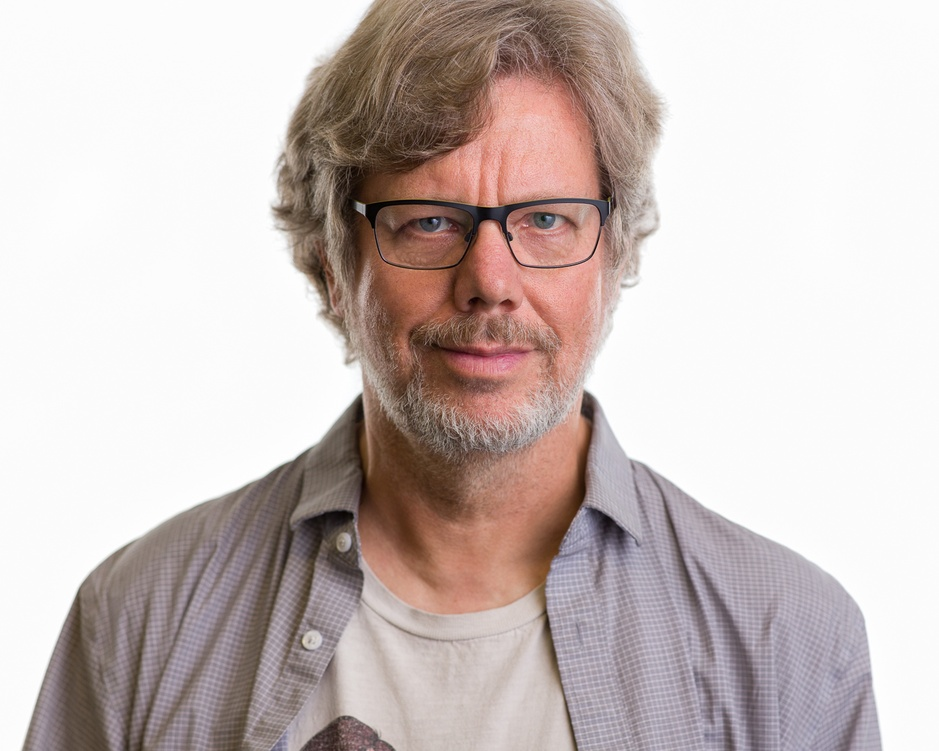
#> input picture Image/GuidoVanRossum.jpg, 939 x 751 px, shrunk from 1350 x 1080 before the run
$ jupyter execute FaceDetection.ipynb
#> lines starting #> are read from the running program, lines starting #| are printed output that depends on the picture; after the words box and inside, x2 and y2 are one past the last pixel; in counts of white or black regions, pixels touching at a corner belong together
### Face Detection 👦🏻 👧🏻

[cell 1]
import cv2

Create a `Cascade Classifier` Object
- Contains `Features` of a Face

[cell 2]
face_cascade = cv2.CascadeClassifier(cv2.data.haarcascades + 'haarcascade_frontalface_default.xml')

`Read` the Image

[cell 3]
img = cv2.imread('../Image/GuidoVanRossum.jpg')
#> img is the input picture: shape (751, 939, 3); mean B, G, R 187.5, 190.2, 202.3

`Convert` the Image as `Gray Scale Image`

[cell 4]
gray_img = cv2.cvtColor(img, cv2.COLOR_BGR2GRAY)
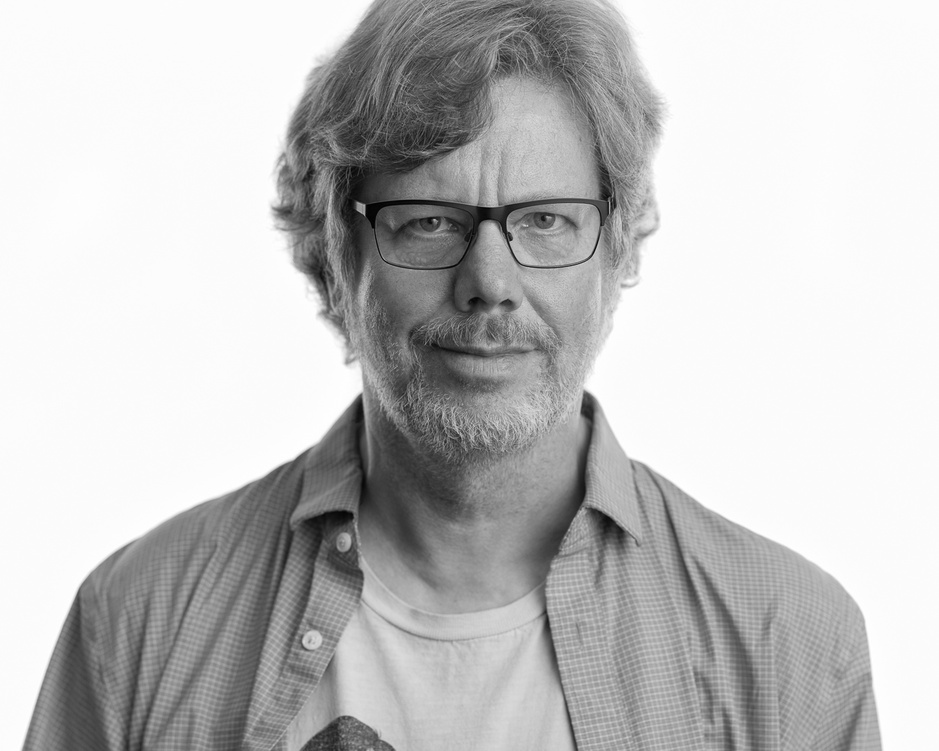
#> gray_img: shape (751, 939); min 1, max 255, mean 193.5

`Search` for Face `Rectangle Coordinates`

[cell 5]
face = face_cascade.detectMultiScale(gray_img, scaleFactor=1.05, minNeighbors=5)
#> face = [[558, 531, 53, 53], [316, 576, 148, 148], [336, 106, 305, 305]]

for x, y, w, h in face:
    img = cv2.rectangle(img, (x,y), (x+w, y+h), (0,255,0), 3)
#> this loop made 3 passes
#> pass 1, `img = cv2.rectangle(img, (x,y), (x+w, y+h), (0,255,0), 3)`:
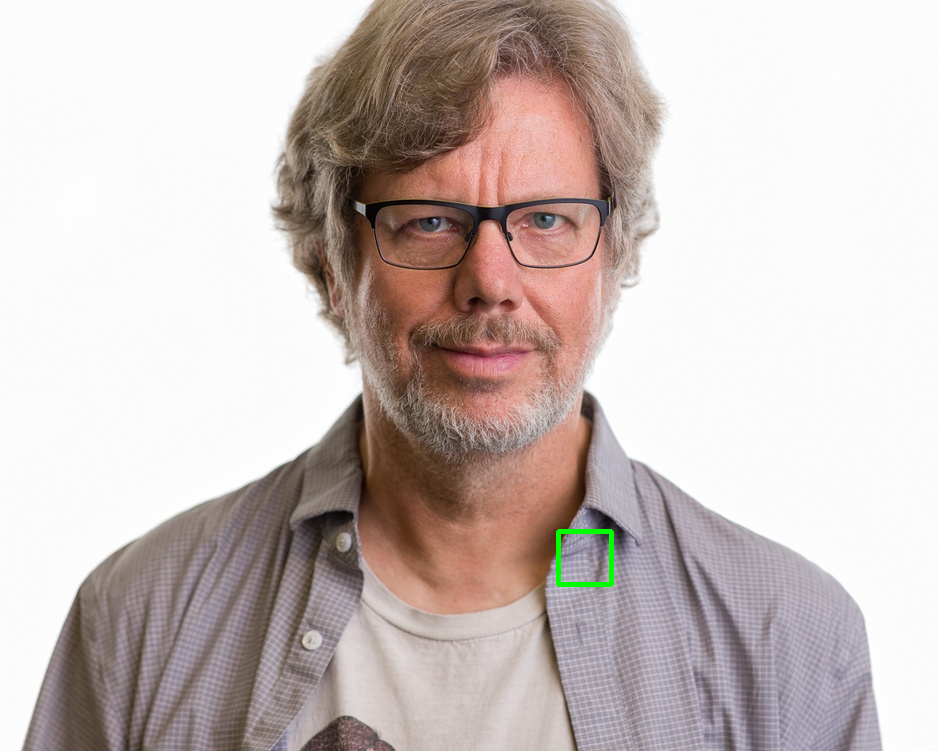
#> img: shape (751, 939, 3); 0.15% of pixels changed, all inside (x1, y1, x2, y2) = (556, 529, 614, 587)
#> pass 2, `img = cv2.rectangle(img, (x,y), (x+w, y+h), (0,255,0), 3)`:
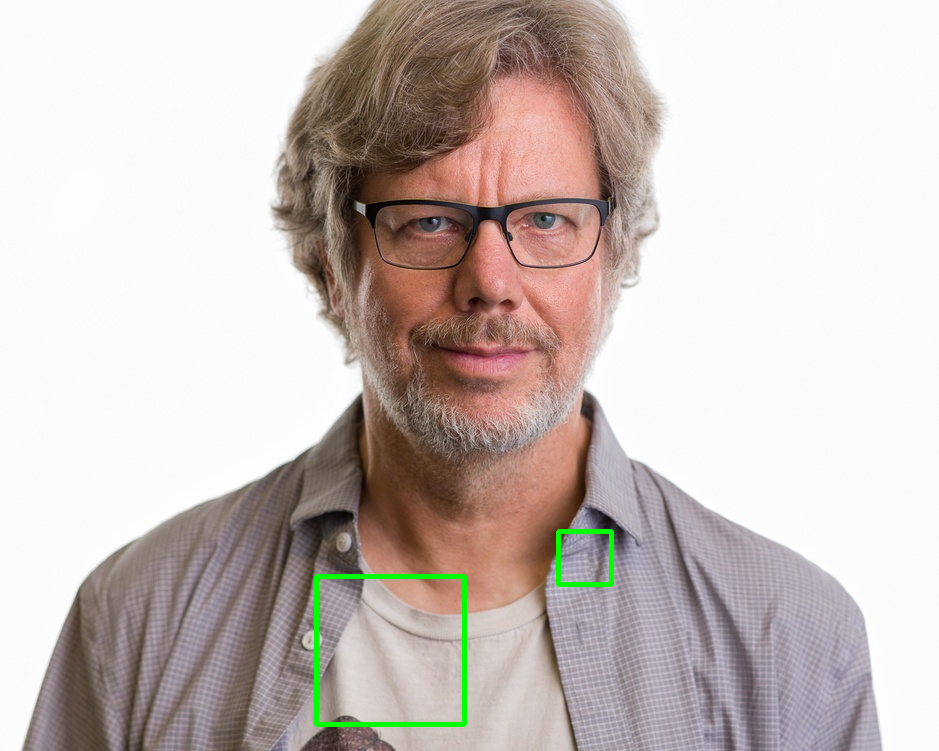
#> img: shape (751, 939, 3); 0.42% of pixels changed, all inside (x1, y1, x2, y2) = (314, 574, 467, 727)
#> pass 3, `img = cv2.rectangle(img, (x,y), (x+w, y+h), (0,255,0), 3)`:
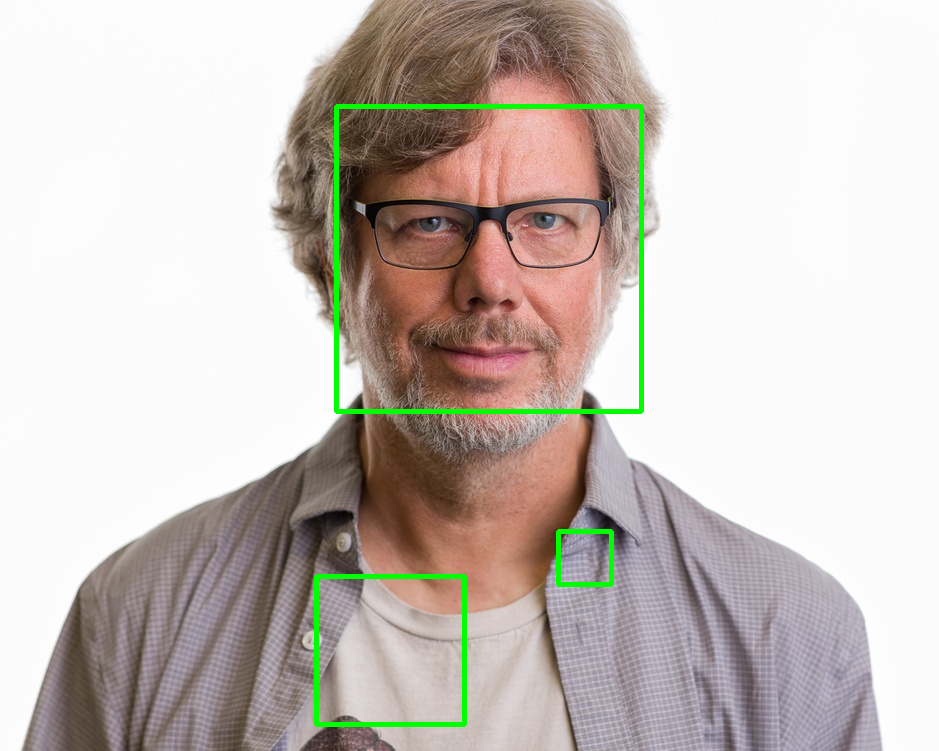
#> img: shape (751, 939, 3); 0.86% of pixels changed, all inside (x1, y1, x2, y2) = (334, 104, 644, 414)

cv2.imshow('Guido Van Rossum', img)

cv2.waitKey(0)

cv2.destroyAllWindows()

[cell 6]
print(type(face))
#| <class 'numpy.ndarray'>

[cell 7]
print(face)
#| [[558 531  53  53]
#|  [316 576 148 148]
#|  [336 106 305 305]]

$ run again, with Image/Kernel.png saved as Image/GuidoVanRossum.jpg
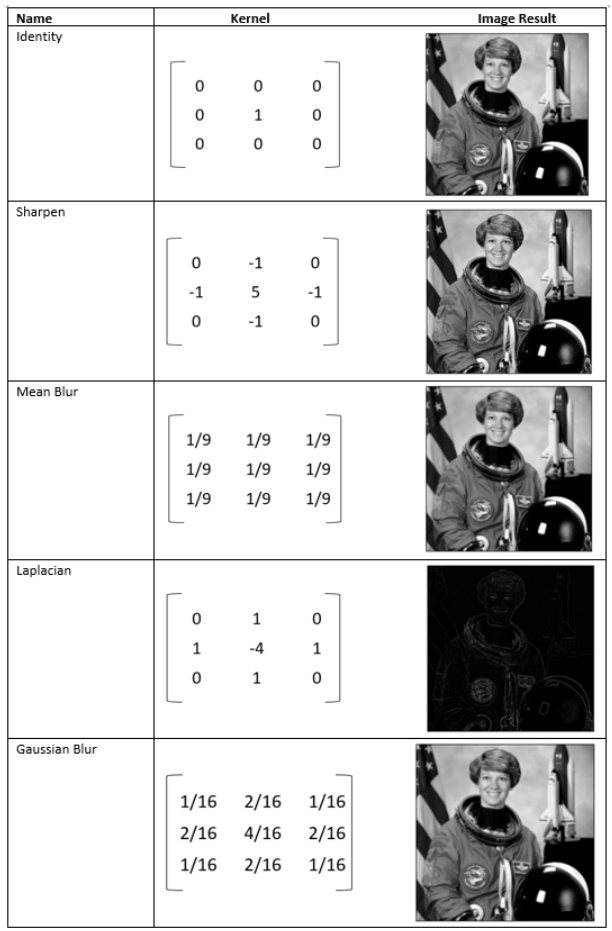
#> input picture Image/Kernel.png, 612 x 931 px
#> img is the input picture: shape (931, 612, 3); min 0, max 255, mean 207.3
#> face = [[481, 53, 31, 31], [483, 229, 32, 32], [482, 406, 33, 33], [477, 766, 34, 34]]
#> the loop `for x, y, w, h in face:` made 4 passes
#> (x, y) on passes 1 to 4: (481, 53), (483, 229), (482, 406), (477, 766)
#> pass 1, `img = cv2.rectangle(img, (x,y), (x+w, y+h), (0,255,0), 3)`:
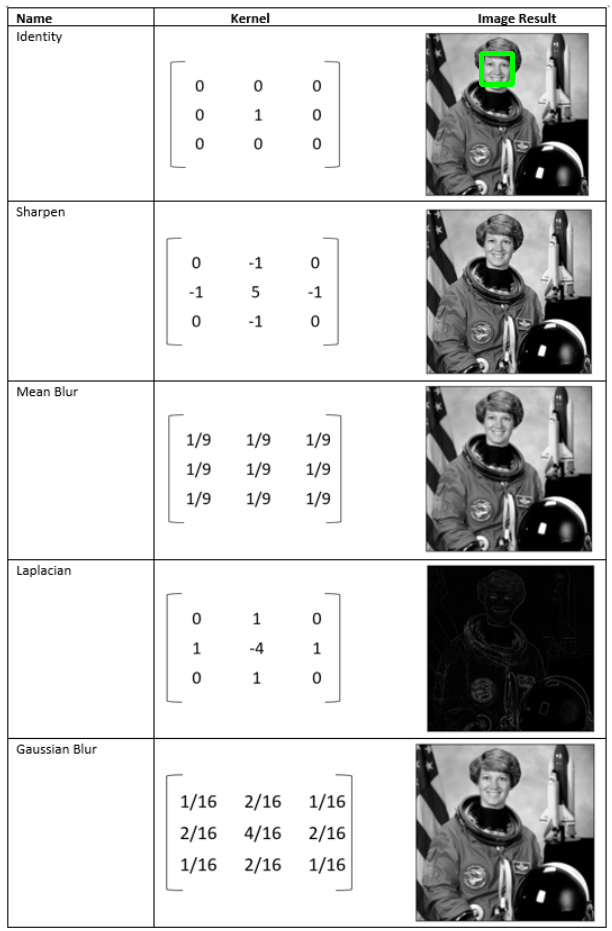
#> img: shape (931, 612, 3); 0.11% of pixels changed, all inside (x1, y1, x2, y2) = (479, 51, 515, 87)
#> after the loop `for x, y, w, h in face:`:
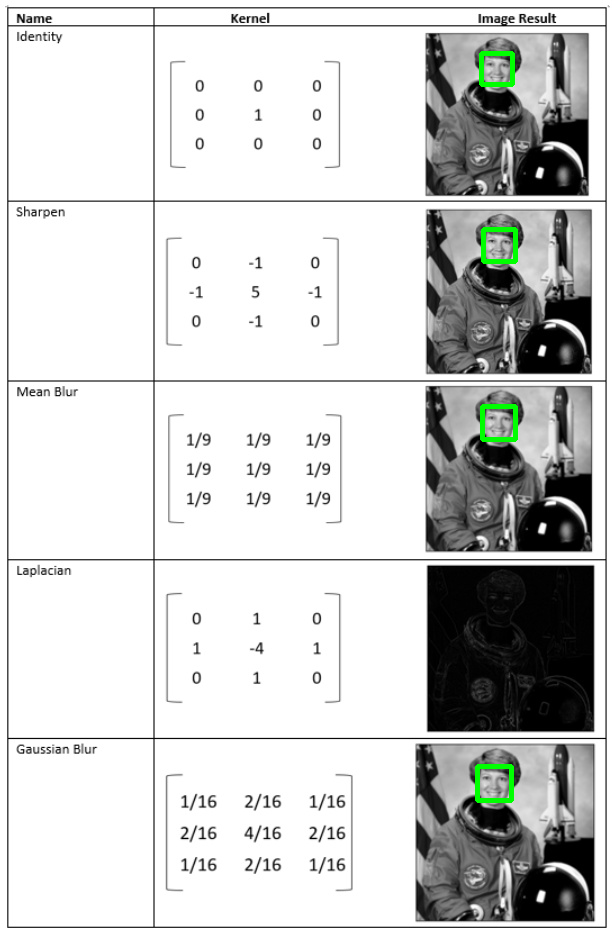
#> img: shape (931, 612, 3); mean B, G, R 206.8, 207.9, 206.8
#| <class 'numpy.ndarray'>
#| [[481  53  31  31]
#|  [483 229  32  32]
#|  [482 406  33  33]
#|  [477 766  34  34]]
